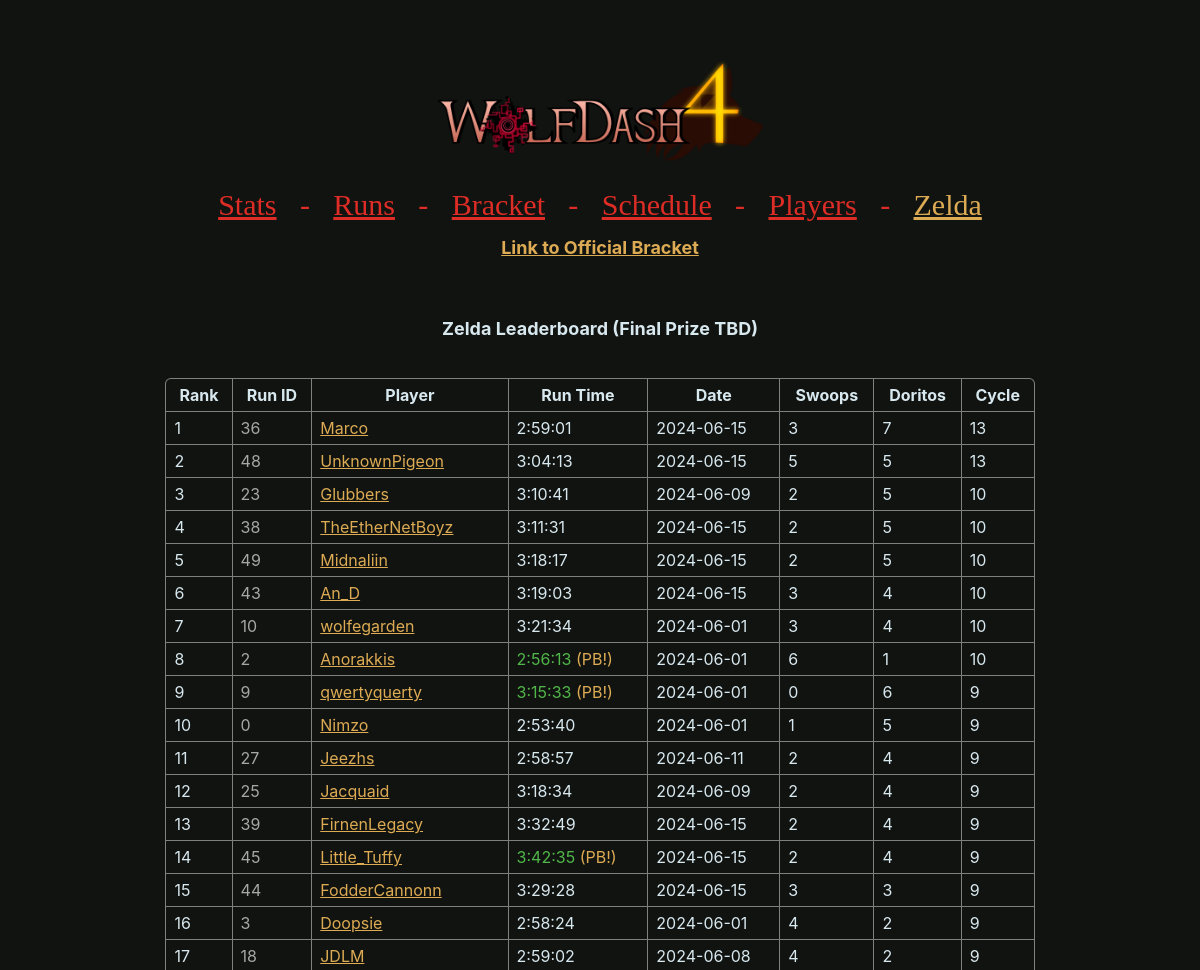
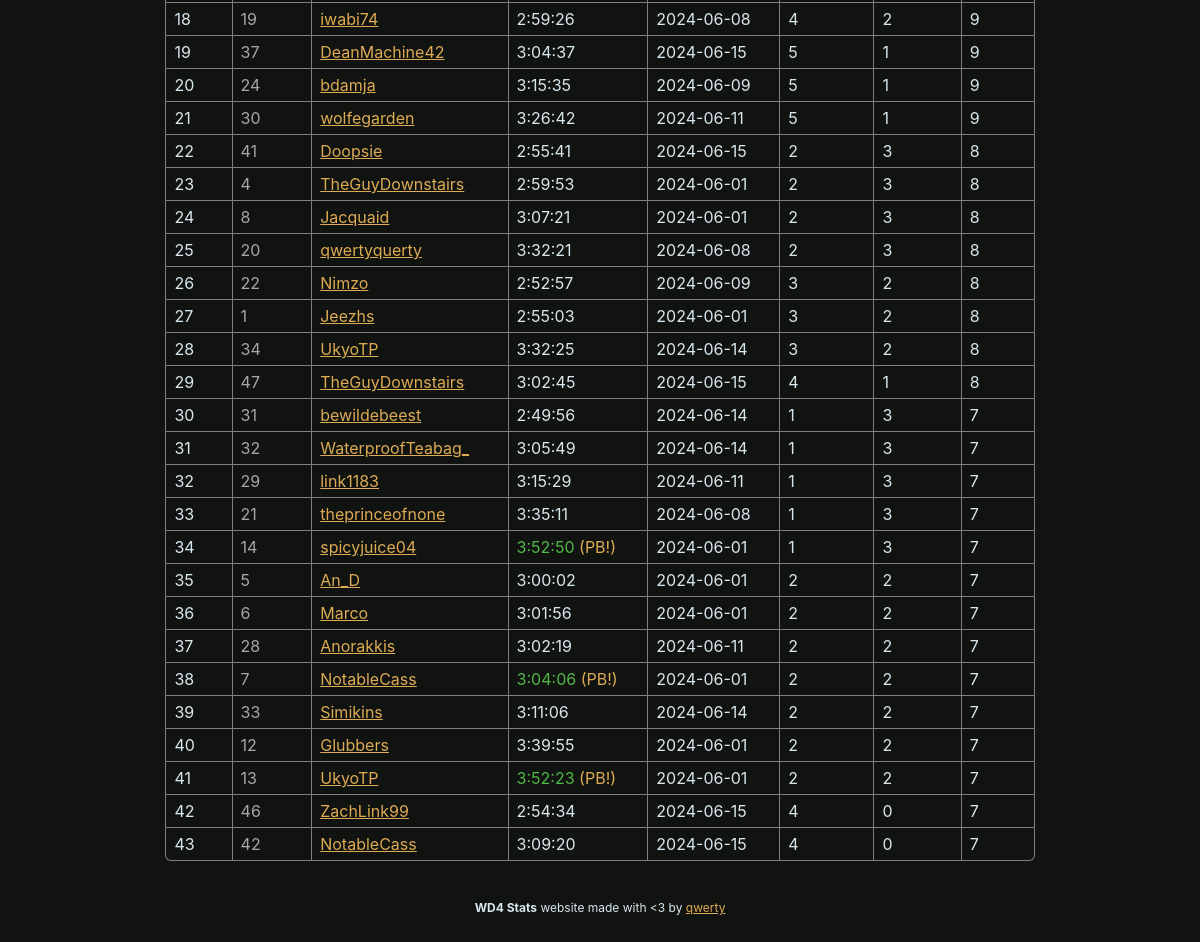
Page /zelda on the committed database (2 pictures, top to bottom).
### wd4.py (models this page shows, shortened)
class BaseModel(Model):
    class Meta:
        database = db

class Runs(BaseModel):
    player = CharField(32)
    time = FloatField()
    id = IntegerField()
    date = DateField()
    flags = IntegerField()
    phase = IntegerField()
    event = IntegerField()
    zelda_swoops = IntegerField()
    zelda_triangles = IntegerField()
    def format_time(self):
        return format_time(self.time) if not self.dnf() else "DNF"
    def dnf(self):
        return self.flags & RUN_FLAG_DNF
    def pb(self):
        return self.flags & RUN_FLAG_PB
    def zelda(self):
        return self.zelda_triangles + self.zelda_swoops + 3 if (self.zelda_triangles is not None and self.zelda_swoops is not None) else None

### wd4.py (the view)
@app.route("/zelda")
def page_zelda():
    runs = Runs.select().where(Runs.zelda_triangles != None).order_by((Runs.zelda_triangles+Runs.zelda_swoops).desc(), Runs.zelda_triangles.desc(), Runs.time.asc())
    return render_template("zelda.html", **globals(), runs=runs)

### wd4.py (called while the page is built)
def format_time(time):
    return str(timedelta(seconds=time))

### templates/zelda.html
{% extends "layout.html" %}
{% block content %}
    <br><br>
    <h2 style="text-align:center;">Zelda Leaderboard (Final Prize TBD)</h2>
    <table>
        <tr>
            <th>Rank</th>
            <th>Run ID</th>
            <th>Player</th>
            <th>Run Time</th>
            <th>Date</th>
            <th>Swoops</th>
            <th>Doritos</th>
            <th>Cycle</th>
        </tr>
        {% for run in runs %}
        <tr>
            <td>
                {{ loop.index }}
            </td>
            <td style="color: var(--hint-color);">
                {{ run.id }}
            </td>
            <td>
                {{ link_name(run.player) }}
            </td>
            <td {% if run.pb() %}style="color: var(--win-color)"{% endif %}>
                {{ run.format_time() }} {% if run.pb() %}<span style="color: var(--border-color);">(PB!)</span>{% endif %}
            </td>
            <td>
                {{ run.date | string }}
            </td>
            <td>
                {{ run.zelda_swoops }}
            </td>
            <td>
                {{ run.zelda_triangles }}
            </td>
            <td>
                {{ run.zelda() }}
            </td>
        </tr>
        {% endfor %}
    </table>
{% endblock %}

### templates/layout.html (shortened to what this page needs)
{% macro link_name(name) -%}<a href="https://speedrun.com/User/{{ name }}">{{ name }}</a>{% endmacro %}
<html lang="en">
    <head>
        <link rel="stylesheet" href="static/css/brackets-viewer.min.css" />
        <link rel="stylesheet" href="static/css/dark.css" />
    </head>
    <body>
        <image src="static/wolfdash.png" class="logo"></image>
        <nav>
            <a href="/stats" class="{% if url_for(request.endpoint) == '/stats' %}active{% endif %}">Stats</a>
            <a>-</a>
            <a href="/runs" class="{% if url_for(request.endpoint) == '/runs' %}active{% endif %}">Runs</a>
            <a>-</a>
            <a href="/" class="{% if url_for(request.endpoint) == '/' %}active{% endif %}">Bracket</a>
            <a>-</a>
            <a href="/schedule" class="{% if url_for(request.endpoint) == '/schedule' %}active{% endif %}">Schedule</a>
            <a>-</a>
            <a href="/players" class="{% if url_for(request.endpoint) == '/players' %}active{% endif %}">Players</a>
            <a>-</a>
            <a href="/zelda" class="{% if url_for(request.endpoint) == '/zelda' %}active{% endif %}">Zelda</a>
        </nav>
        <h2 style="text-align:center;"><a href="https://challonge.com/Wolfdash4">Link to Official Bracket</a></h2>
        {% block content %}
        {% endblock %}
        <footer class="footer">
            <div style="text-align: center;">
                <strong>WD4 Stats</strong> website made with &lt;3 by <a href="https://github.com/qwertyquerty">qwerty</a>
            </div>
        </footer>
    </body>
</html>

### static/css/dark.css (style rules this page uses)
.brackets-viewer, * { --primary-background: #111310; --secondary-background: #303030; --match-background: var(--primary-background); --font-color: #d8e8ef; --win-color: #50b649; --loss-color: #de2c26; --label-color: grey; --hint-color: #a7a7a7; --connector-color: #DDDDDD; --border-color: #DDAB54; --border-hover-color: #b6b5b5; --text-size: 12px; --round-margin: 40px; --match-width: 200px; --match-horizontal-padding: 8px; --match-vertical-padding: 6px; --connector-border-width: 2px; --match-border-width: 1px; --match-border-radius: 0.3em; }
body { font-size: var(--text-size); color: var(--font-color); font-family: -apple-system,BlinkMacSystemFont,"Segoe UI",Roboto,"Helvetica Neue",Arial,"Noto Sans",sans-serif,"Apple Color Emoji","Segoe UI Emoji","Segoe UI Symbol","Noto Color Emoji"; }
table { width: 80%; margin: 40px auto; border-radius: var(--match-border-radius); border-collapse: collapse; border-style: hidden; box-shadow: 0 0 0 1px var(--label-color); }
th, td { border: 1px solid var(--label-color); padding: var(--match-vertical-padding) var(--match-horizontal-padding); }
nav { text-align: center; display: block; }
a { color: var(--border-color); }
nav a { display: inline; margin: 10px; color: var(--loss-color) !important; font-family: hyliaserif !important; font-size: 2.5em !important; font-weight: normal; }
.active { color: #DDAB54 !important; }
html { background-color: #111310; }
body { padding: 50px; }
.logo { display: block; margin: 0 auto; width: 30%; min-width: 300px; }

### rows in the picture
Runs: id "36", player "Marco", format_time "2:59:01", date "2024-06-15", zelda_swoops "3", zelda_triangles "7", zelda "13"
Runs: id "48", player "UnknownPigeon", format_time "3:04:13", date "2024-06-15", zelda_swoops "5", zelda_triangles "5", zelda "13"
Runs: id "23", player "Glubbers", format_time "3:10:41", date "2024-06-09", zelda_swoops "2", zelda_triangles "5", zelda "10"
Runs: id "38", player "TheEtherNetBoyz", format_time "3:11:31", date "2024-06-15", zelda_swoops "2", zelda_triangles "5", zelda "10"
Runs: id "49", player "Midnaliin", format_time "3:18:17", date "2024-06-15", zelda_swoops "2", zelda_triangles "5", zelda "10"
Runs: id "43", player "An_D", format_time "3:19:03", date "2024-06-15", zelda_swoops "3", zelda_triangles "4", zelda "10"
Runs: id "10", player "wolfegarden", format_time "3:21:34", date "2024-06-01", zelda_swoops "3", zelda_triangles "4", zelda "10"
Runs: id "2", player "Anorakkis", format_time "2:56:13", shows "(PB!)", date "2024-06-01", zelda_swoops "6", zelda_triangles "1", zelda "10"
Runs: id "9", player "qwertyquerty", format_time "3:15:33", shows "(PB!)", date "2024-06-01", zelda_swoops "0", zelda_triangles "6", zelda "9"
Runs: id "0", player "Nimzo", format_time "2:53:40", date "2024-06-01", zelda_swoops "1", zelda_triangles "5", zelda "9"
Runs: id "27", player "Jeezhs", format_time "2:58:57", date "2024-06-11", zelda_swoops "2", zelda_triangles "4", zelda "9"
Runs: id "25", player "Jacquaid", format_time "3:18:34", date "2024-06-09", zelda_swoops "2", zelda_triangles "4", zelda "9"
Runs: id "39", player "FirnenLegacy", format_time "3:32:49", date "2024-06-15", zelda_swoops "2", zelda_triangles "4", zelda "9"
Runs: id "45", player "Little_Tuffy", format_time "3:42:35", shows "(PB!)", date "2024-06-15", zelda_swoops "2", zelda_triangles "4", zelda "9"
Runs: id "44", player "FodderCannonn", format_time "3:29:28", date "2024-06-15", zelda_swoops "3", zelda_triangles "3", zelda "9"
Runs: id "3", player "Doopsie", format_time "2:58:24", date "2024-06-01", zelda_swoops "4", zelda_triangles "2", zelda "9"
Runs: id "18", player "JDLM", format_time "2:59:02", date "2024-06-08", zelda_swoops "4", zelda_triangles "2", zelda "9"
Runs: id "19", player "iwabi74", format_time "2:59:26", date "2024-06-08", zelda_swoops "4", zelda_triangles "2", zelda "9"
Runs: id "37", player "DeanMachine42", format_time "3:04:37", date "2024-06-15", zelda_swoops "5", zelda_triangles "1", zelda "9"
Runs: id "24", player "bdamja", format_time "3:15:35", date "2024-06-09", zelda_swoops "5", zelda_triangles "1", zelda "9"
Runs: id "30", player "wolfegarden", format_time "3:26:42", date "2024-06-11", zelda_swoops "5", zelda_triangles "1", zelda "9"
Runs: id "41", player "Doopsie", format_time "2:55:41", date "2024-06-15", zelda_swoops "2", zelda_triangles "3", zelda "8"
Runs: id "4", player "TheGuyDownstairs", format_time "2:59:53", date "2024-06-01", zelda_swoops "2", zelda_triangles "3", zelda "8"
Runs: id "8", player "Jacquaid", format_time "3:07:21", date "2024-06-01", zelda_swoops "2", zelda_triangles "3", zelda "8"
Runs: id "20", player "qwertyquerty", format_time "3:32:21", date "2024-06-08", zelda_swoops "2", zelda_triangles "3", zelda "8"
Runs: id "22", player "Nimzo", format_time "2:52:57", date "2024-06-09", zelda_swoops "3", zelda_triangles "2", zelda "8"
Runs: id "1", player "Jeezhs", format_time "2:55:03", date "2024-06-01", zelda_swoops "3", zelda_triangles "2", zelda "8"
Runs: id "34", player "UkyoTP", format_time "3:32:25", date "2024-06-14", zelda_swoops "3", zelda_triangles "2", zelda "8"
Runs: id "47", player "TheGuyDownstairs", format_time "3:02:45", date "2024-06-15", zelda_swoops "4", zelda_triangles "1", zelda "8"
Runs: id "31", player "bewildebeest", format_time "2:49:56", date "2024-06-14", zelda_swoops "1", zelda_triangles "3", zelda "7"
Runs: id "32", player "WaterproofTeabag_", format_time "3:05:49", date "2024-06-14", zelda_swoops "1", zelda_triangles "3", zelda "7"
Runs: id "29", player "link1183", format_time "3:15:29", date "2024-06-11", zelda_swoops "1", zelda_triangles "3", zelda "7"
Runs: id "21", player "theprinceofnone", format_time "3:35:11", date "2024-06-08", zelda_swoops "1", zelda_triangles "3", zelda "7"
Runs: id "14", player "spicyjuice04", format_time "3:52:50", shows "(PB!)", date "2024-06-01", zelda_swoops "1", zelda_triangles "3", zelda "7"
Runs: id "5", player "An_D", format_time "3:00:02", date "2024-06-01", zelda_swoops "2", zelda_triangles "2", zelda "7"
Runs: id "6", player "Marco", format_time "3:01:56", date "2024-06-01", zelda_swoops "2", zelda_triangles "2", zelda "7"
Runs: id "28", player "Anorakkis", format_time "3:02:19", date "2024-06-11", zelda_swoops "2", zelda_triangles "2", zelda "7"
Runs: id "7", player "NotableCass", format_time "3:04:06", shows "(PB!)", date "2024-06-01", zelda_swoops "2", zelda_triangles "2", zelda "7"
Runs: id "33", player "Simikins", format_time "3:11:06", date "2024-06-14", zelda_swoops "2", zelda_triangles "2", zelda "7"
Runs: id "12", player "Glubbers", format_time "3:39:55", date "2024-06-01", zelda_swoops "2", zelda_triangles "2", zelda "7"
Runs: id "13", player "UkyoTP", format_time "3:52:23", shows "(PB!)", date "2024-06-01", zelda_swoops "2", zelda_triangles "2", zelda "7"
Runs: id "46", player "ZachLink99", format_time "2:54:34", date "2024-06-15", zelda_swoops "4", zelda_triangles "0", zelda "7"
Runs: id "42", player "NotableCass", format_time "3:09:20", date "2024-06-15", zelda_swoops "4", zelda_triangles "0", zelda "7"
